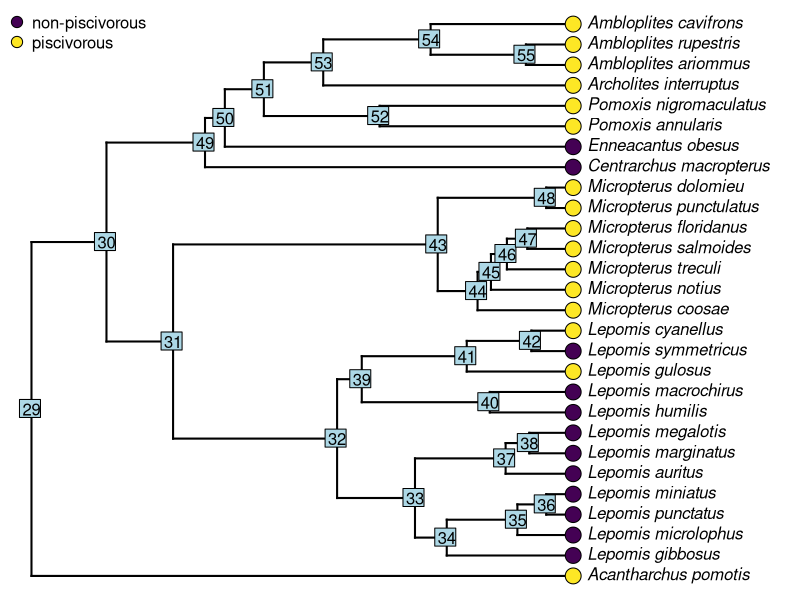
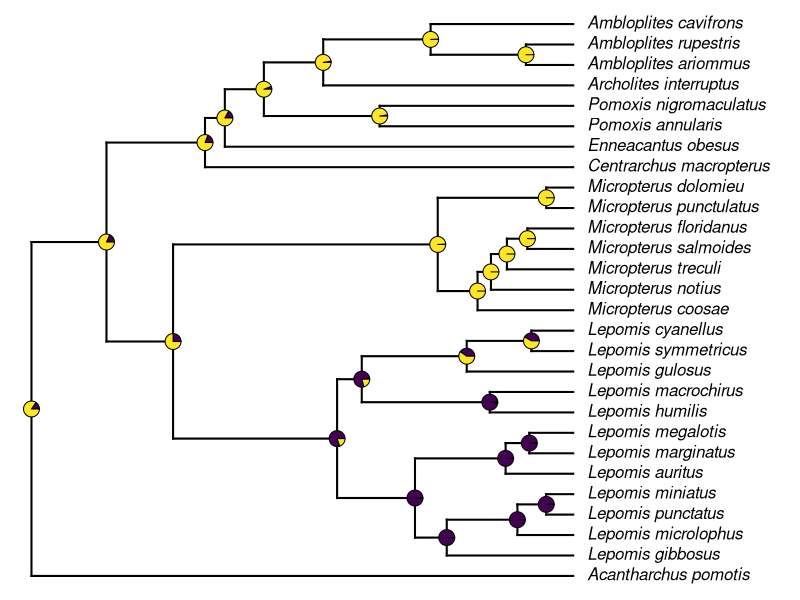
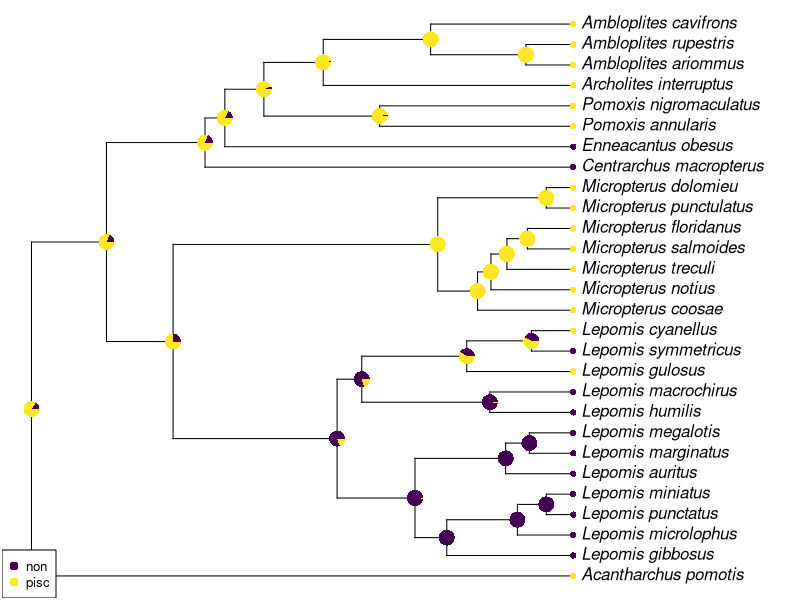
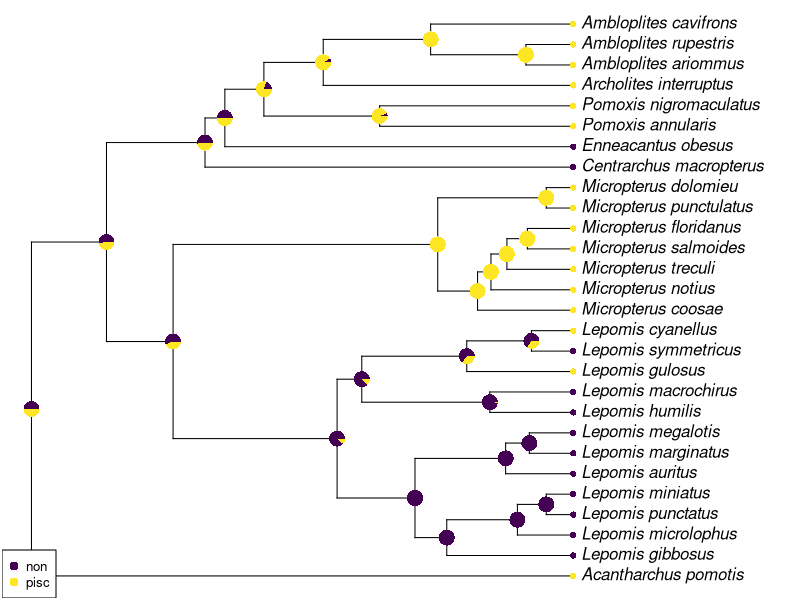
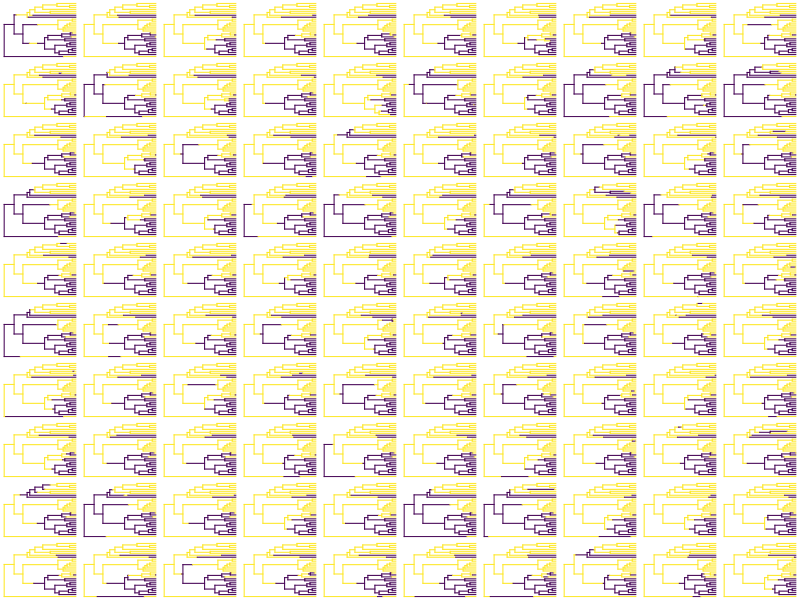
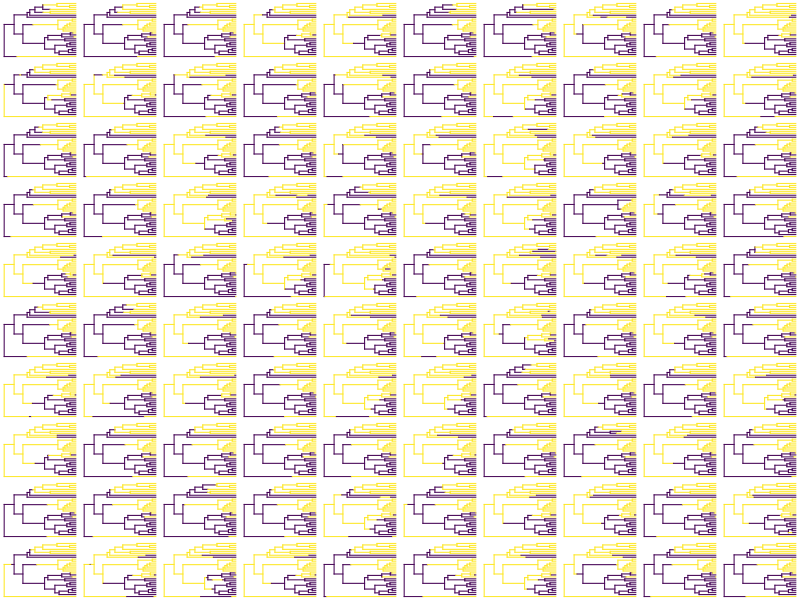
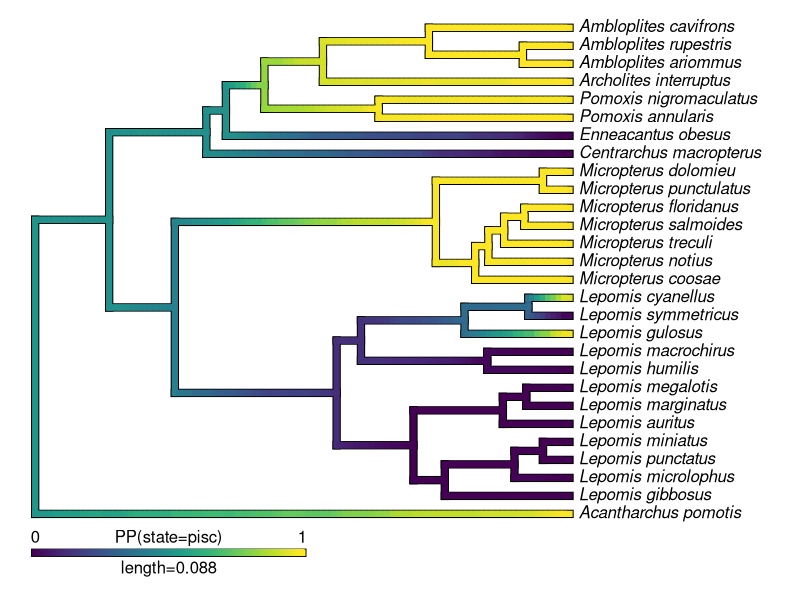
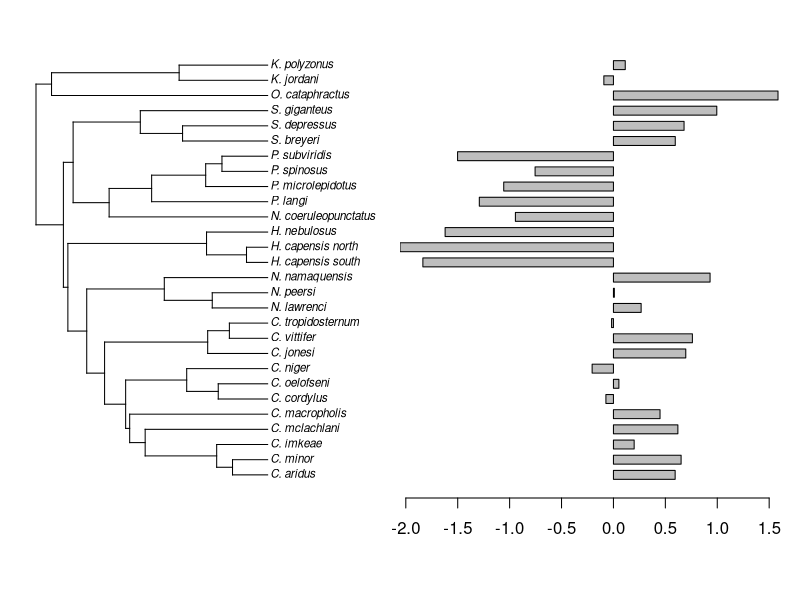

The R source for these figures, in order: (Note: this script raises an error after producing the figures.)
library(phytools)

data(sunfish.tree)
data(sunfish.data)
sunfish.tree <-as.phylo(sunfish.tree)
plotTree(sunfish.tree,offset=0.7,ftype="i")


feeding.mode <- setNames(sunfish.data$feeding.mode,
rownames(sunfish.data))

cols <- setNames(viridisLite::viridis(n=2),
levels(feeding.mode))

Feeding.Mode<-to.matrix(feeding.mode,levels(feeding.mode))
head(Feeding.Mode)

Feeding.Mode <- Feeding.Mode[sunfish.tree$tip.label,]
tiplabels(pie=Feeding.Mode,piecol=cols,cex=0.5)
legend("topleft",c("non-piscivorous","piscivorous"),
pch=21,pt.bg=cols,pt.cex=1.5,bty="n")

sunfish.er <- fitMk(sunfish.tree,feeding.mode,model="ER",pi="fitzjohn")
sunfish.ard <- fitMk(sunfish.tree,feeding.mode,model="ARD",pi="fitzjohn")
anova(sunfish.er,sunfish.ard)

sunfish_er.marginal <- ancr(sunfish.er)
sunfish_er.marginal
nodelabels()

sunfish_er.marginal$ace

plotTree(sunfish.tree,offset=0.7,ftype="i")
nodelabels(pie=sunfish_er.marginal$ace,piecol=cols,cex=0.5)

plot(sunfish_er.marginal,args.nodelabels=list(piecol=cols))

sunfish.ard

sunfish_aov <- anova(sunfish.er,sunfish.ard)
sunfish_aov

plot(ancr(sunfish_aov),args.nodelabels=list(piecol=cols))


sunfish_smap <- simmap(sunfish.er)
sunfish_smap

par(mfrow=c(10,10))
plot(sunfish_smap,ftype="off",lwd=1,colors=cols)


sunfish_smap <- simmap(sunfish_aov)
plot(sunfish_smap,ftype="off",lwd=1,colors=cols)

sunfish_dmap <- densityMap(sunfish_smap,plot=FALSE)
sunfish_dmap <- setMap(sunfish_dmap,viridisLite::viridis(n=10))
dev.off()
plot(sunfish_dmap,outline=TRUE,lwd=6)


data(cordylid.tree)

data(cordylid.data)
cordylid_armor <- setNames(cordylid.data$pPC1,rownames(cordylid.data))
cordylid_armor
plotTree.barplot(cordylid.tree,cordylid_armor,args.plotTree=list(fsize=0.7))

cordylid_armor.anc <- fastAnc(cordylid.tree,cordylid_armor,CI=TRUE)
cordylid_armor.anc

cordylid_armor.cMap <- contMap(cordylid.tree,cordylid_armor,plot=FALSE)
cordylid_armor.cMap

cordylid_armor.cMap<-setMap(cordylid_armor.cMap,c("white","black"))
plot(cordylid_armor.cMap,leg.txt="armor score (pPC1)")
errorbar.contMap(cordylid_armor.cMap)


cordylid_mcmc <- anc.Bayes(cordylid.tree,cordylid_armor,ngen=500000)

cordylid_mcmc
